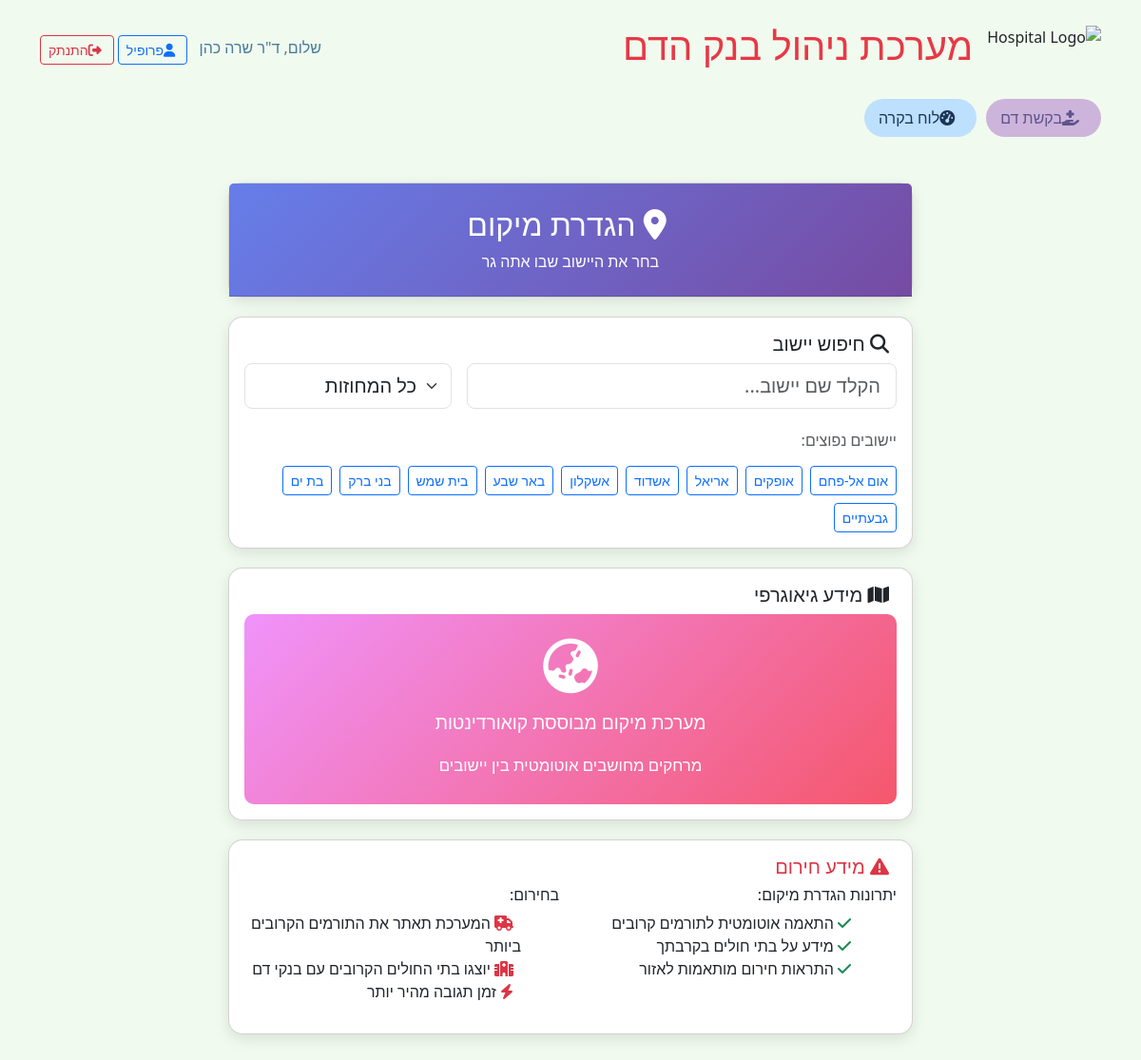
The page /location/add/ (signed in) on the database its author committed.
### donors/models.py (models this page shows, shortened)
class Location(models.Model):
    CITY_TYPES = [
        ('city', _('עיר')),
        ('local_council', _('מועצה מקומית')),
        ('regional_council', _('מועצה אזורית')),
        ('kibbutz', _('קיבוץ')),
        ('moshav', _('מושב')),
        ('village', _('כפר')),
    ]
    DISTRICTS = [
        ('jerusalem', _('מחוז ירושלים')),
        ('north', _('מחוז הצפון')),
        ('haifa', _('מחוז חיפה')),
        ('center', _('מחוז המרכז')),
        ('tel_aviv', _('מחוז תל אביב')),
        ('south', _('מחוז הדרום')),
        ('judea_samaria', _('מחוז יהודה ושומרון')),
    ]
    name_he = models.CharField(
        max_length=100,
        verbose_name=_("שם היישוב (עברית)"),
        help_text=_("שם היישוב בעברית"),
        unique=True
    )
    name_en = models.CharField(
        max_length=100,
        verbose_name=_("שם היישוב (אנגלית)"),
        help_text=_("שם היישוב באנגלית"),
        unique=True
    )
    city_type = models.CharField(
        max_length=20,
        choices=CITY_TYPES,
        verbose_name=_("סוג יישוב")
    )
    district = models.CharField(
        max_length=20,
        choices=DISTRICTS,
        verbose_name=_("מחוז")
    )
    latitude = models.DecimalField(
        max_digits=9,
        decimal_places=6,
        verbose_name=_("קו רוחב"),
        help_text=_("קו רוחב גיאוגרפי")
    )
    longitude = models.DecimalField(
        max_digits=9,
        decimal_places=6,
        verbose_name=_("קו אורך"),
        help_text=_("קו אורך גיאוגרפי")
    )
    has_hospital = models.BooleanField(
        default=False,
        verbose_name=_("קיים בית חולים"),
        help_text=_("האם יש ביישוב בית חולים")
    )
    has_blood_bank = models.BooleanField(
        default=False,
        verbose_name=_("קיים בנק דם"),
        help_text=_("האם יש ביישוב בנק דם")
    )
    class Meta:
        verbose_name = _("יישוב")
        verbose_name_plural = _("יישובים")
        ordering = ['name_he']

### donors/views.py (the view, shortened to what this page needs)
# urls.py: path('location/add/', views.add_user_location, name='add_user_location'),
@login_required
def add_user_location(request):
    locations = Location.objects.all().order_by('name_he')
    current_location = None
    try:
        current_location = request.user.user_location.location
    except UserLocation.DoesNotExist:
        pass
    context = {
        'locations': locations,
        'current_location': current_location,
        'districts': Location.DISTRICTS,
    }
    return render(request, 'donors/add_location.html', context)

### donors/templates/donors/add_location.html (shortened to what this page needs)
{% extends 'donors/base.html' %}
{% block content %}
<div class="container py-4">
    <div class="row justify-content-center">
        <div class="col-lg-8">
            <div class="card location-card">
                <div class="card-header location-header text-center py-4">
                    <h2 class="mb-0">
                        <i class="fas fa-map-marker-alt me-2"></i>
                        הגדרת מיקום
                    </h2>
                    <p class="mb-0 mt-2">בחר את היישוב שבו אתה גר</p>
                </div>
            </div>
            <div class="card location-card">
                <div class="card-body">
                    <h5 class="card-title">
                        <i class="fas fa-search me-2"></i>
                        חיפוש יישוב
                    </h5>
                    <div class="row g-3">
                        <div class="col-md-8">
                            <div class="search-box">
                                <input type="text"
                                       class="form-control form-control-lg"
                                       id="locationSearch"
                                       placeholder="הקלד שם יישוב...">
                            </div>
                        </div>
                        <div class="col-md-4">
                            <select class="form-select form-select-lg" id="districtFilter">
                                <option value="">כל המחוזות</option>
                            </select>
                        </div>
                    </div>
                    <div class="mt-4">
                        <h6 class="text-muted mb-3">יישובים נפוצים:</h6>
                        <div class="d-flex flex-wrap gap-2">
                            {% for location in locations|slice:":10" %}
                                <button type="button"
                                        class="btn btn-outline-primary btn-sm quick-location"
                                        data-location-id="{{ location.id }}">
                                    {{ location.name_he }}
                                </button>
                            {% endfor %}
                        </div>
                    </div>
                </div>
            </div>
            <div class="card location-card">
                <div class="card-body">
                    <h5 class="card-title">
                        <i class="fas fa-map me-2"></i>
                        מידע גיאוגרפי
                    </h5>
                    <div class="map-preview">
                        <div class="text-center">
                            <i class="fas fa-globe-asia fa-3x mb-3"></i>
                            <p>מערכת מיקום מבוססת קואורדינטות</p>
                            <small>מרחקים מחושבים אוטומטית בין יישובים</small>
                        </div>
                    </div>
                </div>
            </div>
            <div class="card location-card">
                <div class="card-body">
                    <h5 class="card-title text-danger">
                        <i class="fas fa-exclamation-triangle me-2"></i>
                        מידע חירום
                    </h5>
                    <div class="row">
                        <div class="col-md-6">
                            <h6>יתרונות הגדרת מיקום:</h6>
                            <ul class="list-unstyled">
                                <li><i class="fas fa-check text-success me-2"></i> התאמה אוטומטית לתורמים קרובים</li>
                                <li><i class="fas fa-check text-success me-2"></i> מידע על בתי חולים בקרבתך</li>
                                <li><i class="fas fa-check text-success me-2"></i> התראות חירום מותאמות לאזור</li>
                            </ul>
                        </div>
                        <div class="col-md-6">
                            <h6>בחירום:</h6>
                            <ul class="list-unstyled">
                                <li><i class="fas fa-ambulance text-danger me-2"></i> המערכת תאתר את התורמים הקרובים ביותר</li>
                                <li><i class="fas fa-hospital text-danger me-2"></i> יוצגו בתי החולים הקרובים עם בנקי דם</li>
                                <li><i class="fas fa-bolt text-danger me-2"></i> זמן תגובה מהיר יותר</li>
                            </ul>
                        </div>
                    </div>
                </div>
            </div>
        </div>
    </div>
</div>
{% endblock %}

### donors/templates/donors/base.html (shortened to what this page needs)
<!doctype html>
<html dir="rtl" lang="he">
<head>
  <link href="https://cdn.jsdelivr.net/npm/bootstrap@5.3.0/dist/css/bootstrap.min.css  " rel="stylesheet">
  <link rel="stylesheet" href="https://cdnjs.cloudflare.com/ajax/libs/font-awesome/6.4.0/css/all.min.css  ">
</head>
<body class="p-4">
  <div class="container">
    <div class="d-flex justify-content-between align-items-center mb-4 flex-wrap">
      <div class="d-flex align-items-center">
        <img src="https://img.icons8.com/color/48/000000/hospital.png  " class="logo" alt="Hospital Logo">
        <h1><a href="{% url 'home' %}" class="header-title">מערכת ניהול בנק הדם</a></h1>
      </div>
      <div class="auth-buttons">
        {% if user.is_authenticated %}
          <span class="user-welcome me-3">שלום, {{ user.first_name }} {{ user.last_name }}</span>
          <a href="{% url 'profile' %}" class="btn btn-outline-primary btn-sm me-2">
            <i class="fas fa-user me-1"></i>פרופיל
          </a>
          <a href="{% url 'logout' %}" class="btn btn-outline-danger btn-sm">
            <i class="fas fa-sign-out-alt me-1"></i>התנתק
          </a>
        {% endif %}
      </div>
    </div>
    {% if user.is_authenticated %}
    <nav class="mb-4 d-flex flex-wrap nav-container">
      {% if user.profile.role == 'doctor' %}
        <a class="nav-link donors" href="{% url 'donor_list' %}">
          <i class="fas fa-users me-2"></i>תורמים
        </a>
        <a class="nav-link new-donor" href="{% url 'donor_create' %}">
          <i class="fas fa-user-plus me-2"></i>הוסף תורם
        </a>
        <a class="nav-link donations" href="{% url 'donation_create' %}">
          <i class="fas fa-tint me-2"></i>תרומות דם
        </a>
        <a class="nav-link inventory" href="{% url 'inventory_report' %}">
          <i class="fas fa-chart-pie me-2"></i>מלאי
        </a>
        <a class="nav-link emergency" href="{% url 'emergency_request' %}">
          <i class="fas fa-ambulance me-2"></i>חירום
        </a>
      {% else %}
        <a class="nav-link requests" href="{% url 'request_blood' %}">
          <i class="fas fa-hand-holding-medical me-2"></i>בקשת דם
        </a>
        <a class="nav-link profile" href="{% url 'patient_dashboard' %}">
          <i class="fas fa-tachometer-alt me-2"></i>לוח בקרה
        </a>
      {% endif %}
    </nav>
    {% endif %}
    {% block content %}{% endblock %}
  </div>
</body>

### donors/templates/donors/base.html (style rules this page uses)
:root { --primary: #e63946; --secondary: #457b9d; --accent: #a8dadc; }
body { background-color: #f1faee; font-family: 'Segoe UI', Tahoma, Geneva, Verdana, sans-serif; text-align: right; }
.logo { height: 50px; margin-left: 15px; }
.header-title { display: flex; align-items: center; color: var(--primary); text-decoration: none; transition: all 0.3s; }
.nav-link { padding: 8px 15px; border-radius: 20px; margin-left: 10px; font-weight: 500; transition: all 0.3s ease; text-decoration: none; }
.nav-link.requests { background-color: #cdb4db; color: #5e548e; }
.nav-link.profile { background-color: #bde0fe; color: #1d3557; }
.user-welcome { color: var(--secondary); font-weight: 500; }
.auth-buttons { margin-right: auto; }

### donors/templates/donors/add_location.html (style rules this page uses)
.location-card { border-radius: 15px; box-shadow: 0 5px 15px rgba(0,0,0,0.1); margin-bottom: 20px; }
.location-header { background: linear-gradient(135deg, #667eea 0%, #764ba2 100%); color: white; border-radius: 15px 15px 0 0; }
.search-box { position: relative; }
.map-preview { height: 200px; background: linear-gradient(135deg, #f093fb 0%, #f5576c 100%); border-radius: 10px; display: flex; align-items: center; justify-content: center; color: white; font-size: 1.2rem; }

### rows shown on the page
Location: name_he "אום אל-פחם"
Location: name_he "אופקים"
Location: name_he "אריאל"
Location: name_he "אשדוד"
Location: name_he "אשקלון"
Location: name_he "באר שבע"
Location: name_he "בית שמש"
Location: name_he "בני ברק"
Location: name_he "בת ים"
Location: name_he "גבעתיים"

### other values the page prints
{{ user.first_name }} "ד\"ר שרה"
{{ user.last_name }} "כהן"
